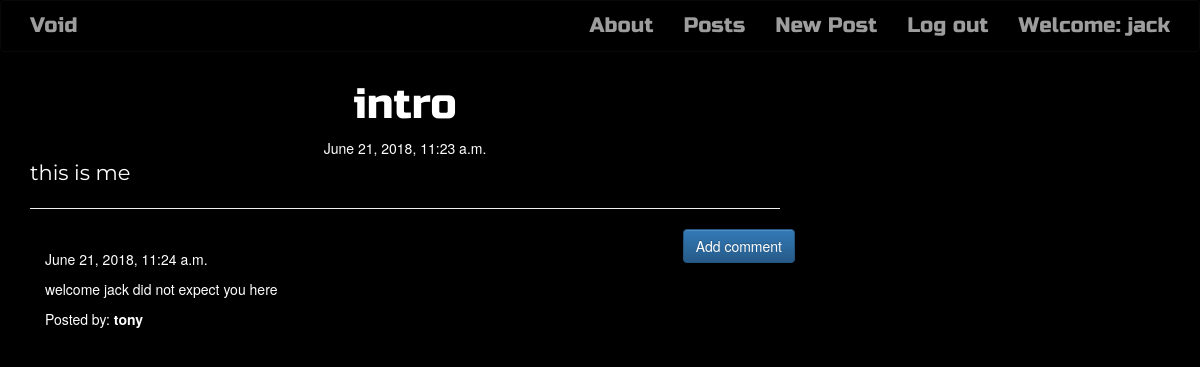
/post/2 (signed in), run on the app's committed database.
### blog/models.py (models this page shows, shortened)
class Post(models.Model):
    author = models.ForeignKey(User, related_name="users", on_delete=models.CASCADE, null=True)
    user_name = models.CharField(max_length=500, null=True)
    title = models.CharField(max_length=1000)
    text = models.TextField()
    created_date = models.DateTimeField(default=timezone.now)
    published_date = models.DateTimeField(blank=True, null=True)

class Comment(models.Model):
    post = models.ForeignKey('blog.Post', related_name='comments', on_delete=models.CASCADE)
    author = models.CharField(max_length=255)
    text = models.TextField()
    created_date = models.DateTimeField(default=timezone.now)

### blog/views.py (the view)
# urls.py: url(r'^post/(?P<pk>\d+)$', views.PostDetailView.as_view(), name='post_detail'),
class PostDetailView(DetailView):
    model = Post

### blog/templates/blog/post_detail.html (shortened to what this page needs)
{% extends 'blog/base.html' %}
{% block content %}
        <h1 class='posttitle loader'>{{ post.title }}</h1>
        {% if post.published_date %}
            <div class="date postdate">
                {{ post.published_date }}
            </div>
        {% else %}
            <a class="btn btn-default" href="{% url 'post_publish' pk=post.pk %}">Publish</a>
        {% endif %}
      <p class='postcontent' >{{ post.text|safe|linebreaksbr }}</p>
  <hr>
  <a class="btn btn-primary btn-comment" href="{% url 'add_comment_to_post' pk=post.pk %}">Add comment</a>
  <div class="container">
  {% for comment in post.comments.all %}
  <br>
      {% if user.is_authenticated %}
              {{ comment.created_date }}
          <p>{{ comment.text|safe|linebreaks }}</p>
          <p>Posted by: <strong>{{ comment.author }}</strong></p>
      {% endif %}
      {% empty %}
      <p>No comments posted.</p>
  {% endfor %}
</div>
{% endblock %}

### blog/templates/blog/base.html (shortened to what this page needs)
<!DOCTYPE html>
{% load staticfiles %}
<html>
    <head>
        <link rel="stylesheet" href="https://maxcdn.bootstrapcdn.com/bootstrap/3.3.7/css/bootstrap.min.css">
        <link rel="stylesheet" href="https://maxcdn.bootstrapcdn.com/bootstrap/3.3.7/css/bootstrap-theme.min.css">
        <link rel="stylesheet" href="//cdn.jsdelivr.net/medium-editor/latest/css/medium-editor.min.css" type="text/css" media="screen" charset="utf-8">
        <link rel="stylesheet" href="{% static 'css/blog.css' %}">
<body class='loader'>
  <nav class="navbar navbar-inverse techfont custom-navbar" id="prime">
    <div class="container">
      <ul class="nav navbar-nav">
        <li><a class='navbar-brand bigbrand' href="{% url 'index' %}">Void</a></li>
      </ul>
      <ul class="nav navbar-nav navbar-right">
         <li><a href="{% url 'about'%}">About</a></li>
        {% if user.is_authenticated %}
        <li>
           <a href="{% url 'post_list' %}">Posts</a>
        </li>
        <li>
          <a href="{% url 'post_new' %}" >New Post</a>
        </li>
        <li>
          <a href="{% url 'accounts:logout' %}" >Log out</a>
        </li>
        <li>
          <a >Welcome: {{ user.username }}</a>
        </li>
          {% else %}
          <li><a class='nav navbar-right' href="{% url 'accounts:login' %}" ><span class="glyphicon glyphicon-user"></span>Login</a></li>
        {% endif %}
      </ul>
  </div>
</nav>
        <div class="content container">
            <div class="row">
                <div class="col-md-8">
                  <div class="blog_posts">
                    {% block content %}
                    {% endblock %}
                  </div>
                </div>
            </div>
        </div>
</body>
</html>

### blog/static/css/blog.css (style rules this page uses)
.techfont { font-family: 'Russo One', sans-serif; font-size: 1.5em; margin-bottom: 10px; background: #000; }
.postdate { text-align: center; }
.posttitle { font-family: 'Russo One', sans-serif; font-size: 3em; text-align: center; }
.postcontent { font-family: 'Montserrat'; font-size: 1.5em; }
.btn-comment { position: absolute; right: 0px; }
.bigbrand { font-size: 1em; }
body { background-color: black; color:white; }

### data on the page
Post: title "intro", published_date "June 21, 2018, 11:23 a.m.", text "this is me"
Comment: created_date "June 21, 2018, 11:24 a.m.", text "welcome jack did not expect you here", author "tony"

### other printed values
{{ user.username }} "jack"
